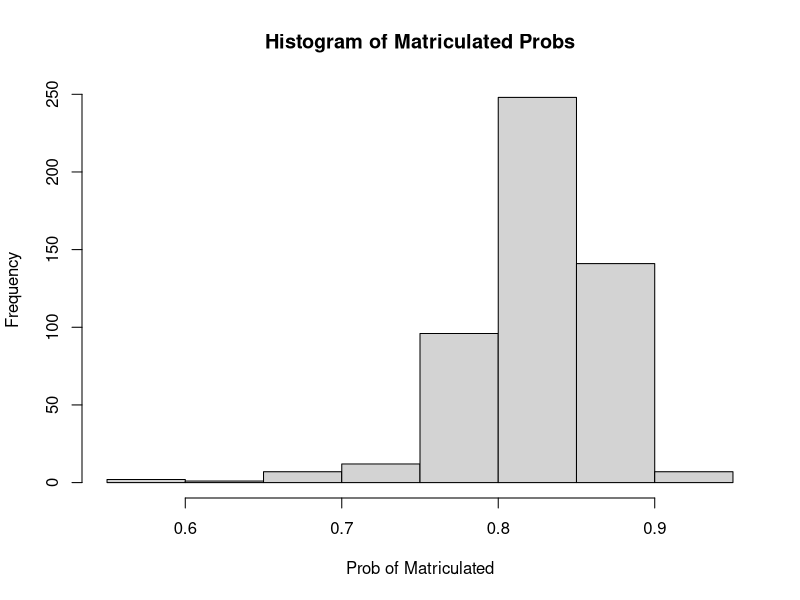
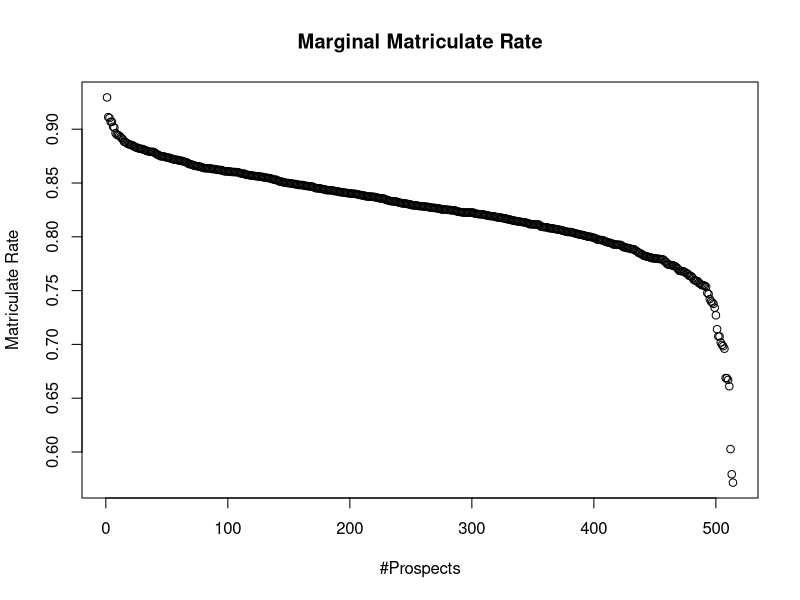
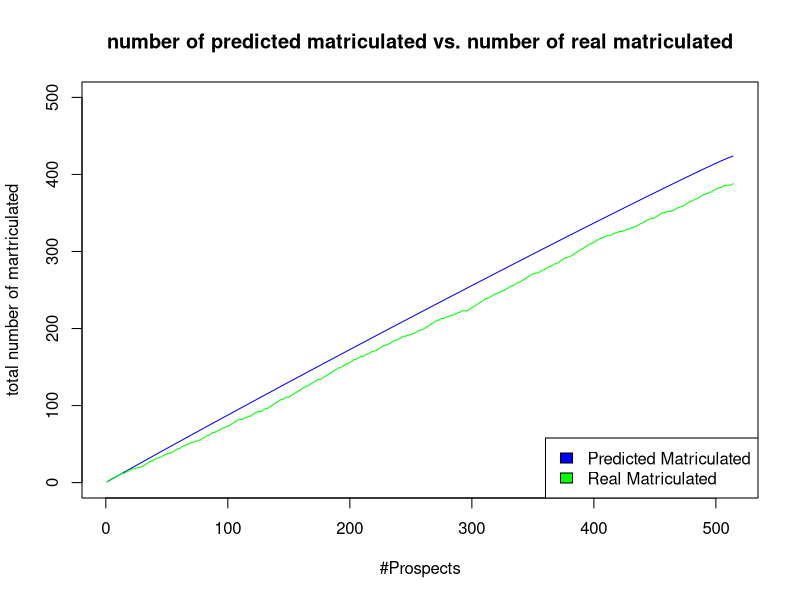

Source code (R) for these figures, in order:
## ---- chunk 1
knitr::opts_chunk$set(echo = TRUE)
## ---- chunk 2

# Clear All Variables & Clear Screen
rm(list=ls())
cat("\014")

# Read in the Data
data.list = read.csv("tfa_clean.csv")

# Explore the data
str(data.list)
summary(data.list)

## ---- chunk 3

# Define TRAINING Data (i.e, using the FIRST 80% IDs)
data.training <- data.list[1:2056,]

# Run the Binary Logit Model (includes an INTERCEPT)
glm.model <- glm(Matriculated ~ RegionPrefLevel
+ RequestedRegionalReassignment
+ Ethnicity + Senior2007
+ CumulativeGPA
+ SpecialEducationPrefLevel
+ BilingualPreferred
+ Gender
+ ReceivedPellGrants
+ PrimarySubject
+ GradeLevel
+ Contacted
, family=binomial(link='logit'), data=data.training)

# Display Results
summary(glm.model)

## ---- chunk 4

# Define TESTING Data (i.e, IDs last 50%)
data.testing <- data.list[2057:2570,]

# Predicting Buy/No Buy for the 300 TESTING IDs based on the Model Estimates
(prediction.testing <- data.frame(ID = data.testing$PersonId, 
                                  BinaryLogitProbability = predict(glm.model, data.testing, type = c("response")),
                                  BinaryLogitPredict     = round(predict(glm.model, data.testing, type = c("response")), digits = 0)))

# Add Real Response
prediction.testing$Matriculated = data.testing$Matriculated

# Add Lift to the Forecast. Recall lift is simply the predicted response rate divided by the average response rate of the Training sample
prediction.testing$lift = prediction.testing$BinaryLogitProbability/mean(data.training$Matriculated)

# Prediciton of Number of Buyers
sum(prediction.testing["BinaryLogitPredict"])
sum(prediction.testing["BinaryLogitProbability"])

# Histogram of Props
hist(prediction.testing$BinaryLogitProbability, main = paste("Histogram of Matriculated Probs"), xlab = "Prob of Matriculated")

# Confusion Matrix
library(gmodels)
CrossTable(data.testing$Matriculated, prediction.testing$BinaryLogitPredict,prop.r=TRUE, prop.c=FALSE, prop.t=FALSE,
           prop.chisq=FALSE, dnn = c("Real Matriculated", "Predicted Matriculated"))


# Creating a Response Probability Chart
# First need to sort by response (best to worst), so we need to sort by "-probability" as it by default sort from smallest to largest
prediction.testing.ResponseSort <- prediction.testing[order(-prediction.testing$BinaryLogitProbability),]

# Exporting the Predictions to Excel
# You can open a csv file in xl
write.csv(prediction.testing.ResponseSort, file = "Prediction_TestingSort.csv")

# Now we can make a plot of the response rate by number of prospects targeted
plot(prediction.testing.ResponseSort$BinaryLogitProbability, main="Marginal Matriculate Rate",
   xlab="#Prospects", ylab="Matriculate Rate")

# Expected Responses
best.model <-data.frame(matrix(ncol = 2, nrow = 1))

CumulativeSum <-data.frame(matrix(ncol = 2, nrow = 514))
CumulativeSum$Matriculate_predicted = cumsum(prediction.testing.ResponseSort$BinaryLogitProbability)
CumulativeSum$Matriculate_real = cumsum(prediction.testing.ResponseSort$Matriculated)

plot(CumulativeSum$Matriculate_predicted,
ylim =c(0, 500),
main="number of predicted matriculated vs. number of real matriculated",
xlab="#Prospects", ylab="total number of martriculated",
type="l",
col="blue")
lines(CumulativeSum$Matriculate_real, col="green")
legend("bottomright",
c("Predicted Matriculated","Real Matriculated"),
fill=c("blue","green")
)
